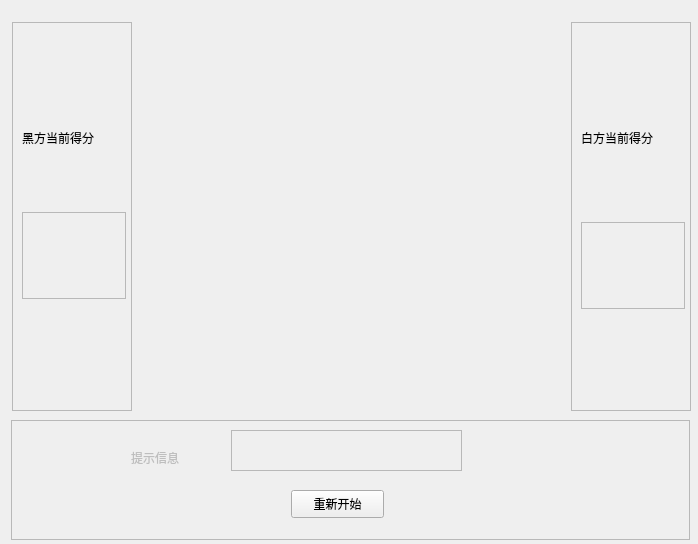
<?xml version="1.0" encoding="UTF-8"?>
<ui version="4.0">
 <class>gameUI</class>
 <widget class="QWidget" name="gameUI">
  <property name="geometry">
   <rect>
    <x>0</x>
    <y>0</y>
    <width>698</width>
    <height>544</height>
   </rect>
  </property>
  <property name="windowTitle">
   <string>Form</string>
  </property>
  <widget class="QFrame" name="frame_3">
   <property name="geometry">
    <rect>
     <x>11</x>
     <y>420</y>
     <width>679</width>
     <height>120</height>
    </rect>
   </property>
   <property name="maximumSize">
    <size>
     <width>16777215</width>
     <height>120</height>
    </size>
   </property>
   <property name="frameShape">
    <enum>QFrame::StyledPanel</enum>
   </property>
   <property name="frameShadow">
    <enum>QFrame::Plain</enum>
   </property>
   <widget class="QPushButton" name="restart">
    <property name="geometry">
     <rect>
      <x>280</x>
      <y>70</y>
      <width>93</width>
      <height>28</height>
     </rect>
    </property>
    <property name="text">
     <string>重新开始</string>
    </property>
   </widget>
   <widget class="QLabel" name="label_3">
    <property name="enabled">
     <bool>false</bool>
    </property>
    <property name="geometry">
     <rect>
      <x>120</x>
      <y>30</y>
      <width>72</width>
      <height>15</height>
     </rect>
    </property>
    <property name="text">
     <string>提示信息</string>
    </property>
   </widget>
   <widget class="QTextEdit" name="textEdit_3">
    <property name="enabled">
     <bool>false</bool>
    </property>
    <property name="geometry">
     <rect>
      <x>220</x>
      <y>10</y>
      <width>231</width>
      <height>41</height>
     </rect>
    </property>
   </widget>
  </widget>
  <widget class="QFrame" name="frame_2">
   <property name="geometry">
    <rect>
     <x>571</x>
     <y>22</y>
     <width>120</width>
     <height>389</height>
    </rect>
   </property>
   <property name="maximumSize">
    <size>
     <width>120</width>
     <height>16777215</height>
    </size>
   </property>
   <property name="mouseTracking">
    <bool>false</bool>
   </property>
   <property name="frameShape">
    <enum>QFrame::StyledPanel</enum>
   </property>
   <property name="frameShadow">
    <enum>QFrame::Sunken</enum>
   </property>
   <widget class="QTextEdit" name="textEdit_2">
    <property name="enabled">
     <bool>false</bool>
    </property>
    <property name="geometry">
     <rect>
      <x>10</x>
      <y>200</y>
      <width>104</width>
      <height>87</height>
     </rect>
    </property>
   </widget>
   <widget class="QLabel" name="label_2">
    <property name="geometry">
     <rect>
      <x>10</x>
      <y>100</y>
      <width>91</width>
      <height>31</height>
     </rect>
    </property>
    <property name="text">
     <string>白方当前得分</string>
    </property>
   </widget>
  </widget>
  <widget class="QFrame" name="frame">
   <property name="geometry">
    <rect>
     <x>12</x>
     <y>22</y>
     <width>120</width>
     <height>389</height>
    </rect>
   </property>
   <property name="maximumSize">
    <size>
     <width>120</width>
     <height>16777215</height>
    </size>
   </property>
   <property name="mouseTracking">
    <bool>false</bool>
   </property>
   <property name="frameShape">
    <enum>QFrame::StyledPanel</enum>
   </property>
   <property name="frameShadow">
    <enum>QFrame::Sunken</enum>
   </property>
   <widget class="QTextEdit" name="textEdit">
    <property name="enabled">
     <bool>false</bool>
    </property>
    <property name="geometry">
     <rect>
      <x>10</x>
      <y>190</y>
      <width>104</width>
      <height>87</height>
     </rect>
    </property>
   </widget>
   <widget class="QLabel" name="label">
    <property name="geometry">
     <rect>
      <x>10</x>
      <y>100</y>
      <width>91</width>
      <height>31</height>
     </rect>
    </property>
    <property name="text">
     <string>黑方当前得分</string>
    </property>
   </widget>
  </widget>
  <widget class="QWidget" name="gridLayoutWidget">
   <property name="geometry">
    <rect>
     <x>139</x>
     <y>22</y>
     <width>431</width>
     <height>391</height>
    </rect>
   </property>
   <layout class="QGridLayout" name="gridLayout"/>
  </widget>
 </widget>
 <resources/>
 <connections/>
</ui>
